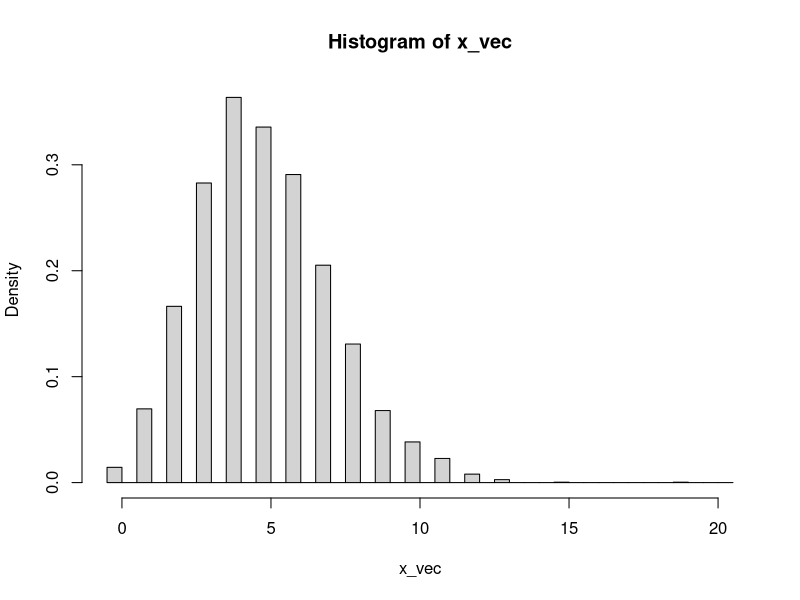

The R script that drew this image:
## Question 1: Inverse method for Poisson Distribution

# Samples from Poisson Distribution
m = 5000 # sample size
lam = 5 # lambda in Poisson
x = 0:20
prob_cumsum = ppois(x, lambda=lam) # cumulative sum of probability masses
u_vec = runif(m) # uniform samples
x_vec = NULL # Poisson samples

for (i in 1:m) {
  x_vec = c(x_vec, min(which(prob_cumsum>=u_vec[i]))-1)
}

hist(x_vec, breaks = seq(-0.5, 20.5, by = 0.5), freq = FALSE) # histogram


## Question 2: Accept-Reject method for truncated Gamma Distribution

# Samples from truncated Gamma Distribution
m = 5000 # sample size
pgam = (1-pgamma(5, shape = 1/2, rate = 1)) * gamma(1/2)
M = 5^0.5 * exp(-5) / pgam # constant M
cnt = 0 # acceptance counter
ratio = function(y){y^(-0.5) / 5^0.5}
x_vec = NULL
for (i in 1:m){
  y = rexp(1, 1) + 5
  u = runif(1)
  if(u <= ratio(y)){
    x_vec = c(x_vec, y)
    cnt = cnt + 1
  }
}
#hist(x_vec, breaks=10, freq=FALSE)
acceptance_prob = cnt / m


## Question 3: integral estimation

# 1. Use 5000 samples from Q2
sum_cos = sum(cos(x_vec))
integral = pgam/length(x_vec) * sum_cos

# 2. Use importance sampling
m = 5000
x = rexp(m, 1) + 5 # generate samples from g(x)
integral = exp(-5)* sum(cos(x) * x^(-0.5)) /(m * pgam) 
